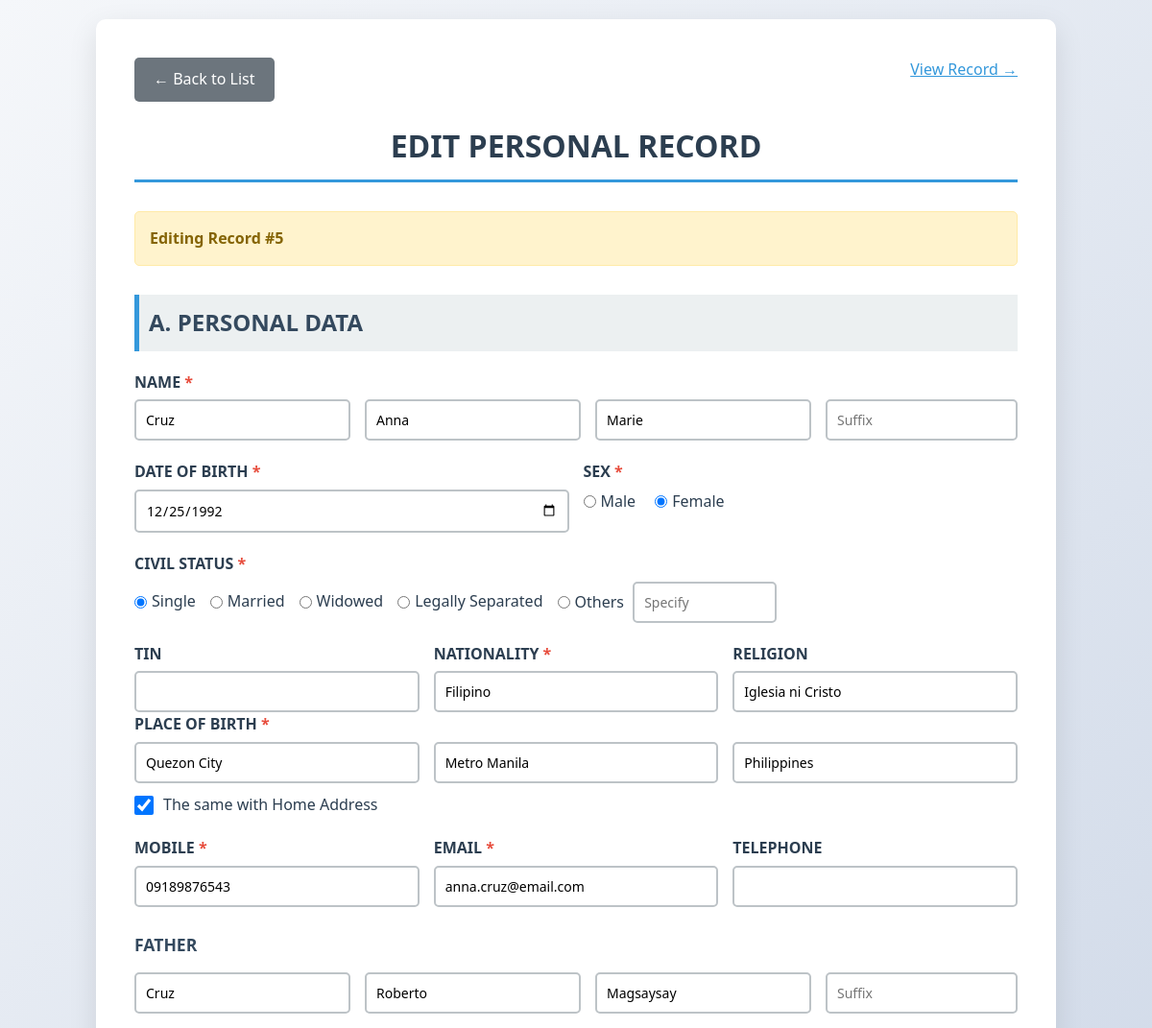
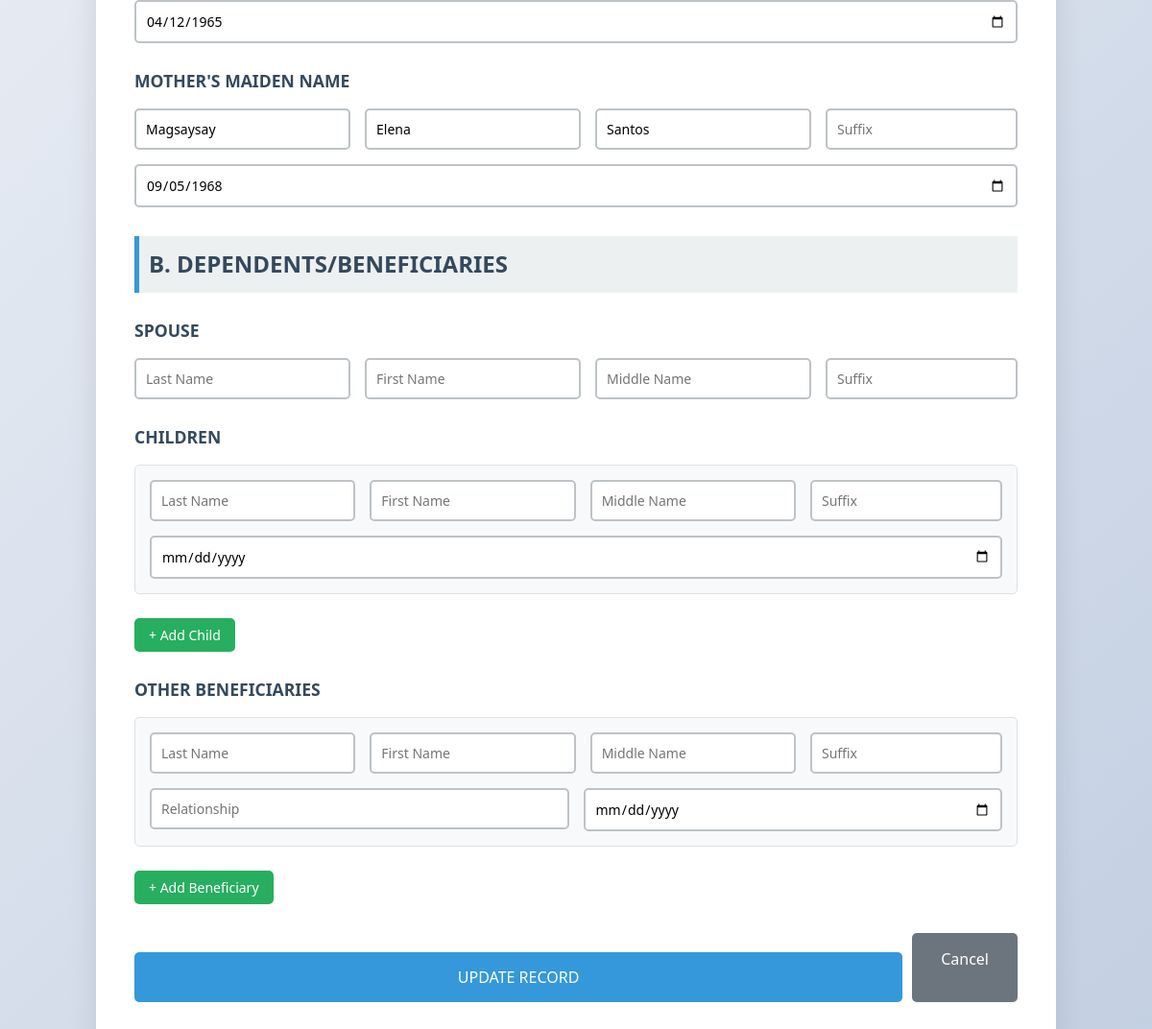
/edit.php?id=5, run on the app's committed database (2 pictures, top to bottom).
### tables this page shows
CREATE TABLE `personal_data` (
  `id` int(11) NOT NULL,
  `last_name` varchar(100) NOT NULL,
  `first_name` varchar(100) NOT NULL,
  `middle_name` varchar(100) DEFAULT NULL,
  `suffix` varchar(20) DEFAULT NULL,
  `dob` date NOT NULL,
  `sex` enum('Male','Female') NOT NULL,
  `civil_status` varchar(50) NOT NULL,
  `civil_status_other` varchar(100) DEFAULT NULL,
  `tin` varchar(50) DEFAULT NULL,
  `nationality` varchar(100) NOT NULL,
  `religion` varchar(100) DEFAULT NULL,
  `pob_city_municipality` varchar(100) NOT NULL,
  `pob_province` varchar(100) DEFAULT NULL,
  `pob_country` varchar(100) DEFAULT 'Philippines',
  `birth_same_as_home` tinyint(1) DEFAULT 0,
  `home_address` text DEFAULT NULL,
  `mobile` varchar(20) NOT NULL,
  `email` varchar(100) NOT NULL,
  `telephone` varchar(50) DEFAULT NULL,
  `father_last_name` varchar(100) DEFAULT NULL,
  `father_first_name` varchar(100) DEFAULT NULL,
  `father_middle_name` varchar(100) DEFAULT NULL,
  `father_suffix` varchar(20) DEFAULT NULL,
  `father_dob` date DEFAULT NULL,
  `mother_last_name` varchar(100) DEFAULT NULL,
  `mother_first_name` varchar(100) DEFAULT NULL,
  `mother_middle_name` varchar(100) DEFAULT NULL,
  `mother_suffix` varchar(20) DEFAULT NULL,
  `mother_dob` date DEFAULT NULL,
  `created_at` timestamp NOT NULL DEFAULT current_timestamp()
);

### edit.php (the view, shortened to what the rows shown need)
<?php
require_once 'functions.php';
$id = isset($_GET['id']) ? intval($_GET['id']) : 0;
$record = getRecordById($id);
?>
<!DOCTYPE html>
<html lang="en">
<head>
    <link rel="stylesheet" href="css/style.css">
</head>
<body>
    <div class="container">
        <h1>EDIT PERSONAL RECORD</h1>
        <form id="personalDataForm" method="POST" novalidate>
            <h2>A. PERSONAL DATA</h2>
            <div class="form-group">
                <div class="row">
                    <div class="col">
                        <input type="text" name="last_name" id="last_name" value="<?php echo htmlspecialchars($record['last_name']); ?>" placeholder="Last Name">
                    </div>
                    <div class="col">
                        <input type="text" name="first_name" id="first_name" value="<?php echo htmlspecialchars($record['first_name']); ?>" placeholder="First Name">
                    </div>
                    <div class="col">
                        <input type="text" name="middle_name" value="<?php echo htmlspecialchars($record['middle_name']); ?>" placeholder="Middle Name">
                    </div>
                </div>
            </div>
            <div class="row">
                <div class="col">
                    <div class="form-group">
                        <label class="required">DATE OF BIRTH</label>
                        <input type="date" name="dob" id="dob" value="<?php echo $record['dob']; ?>">
                    </div>
                </div>
                <div class="col">
                    <div class="form-group">
                        <div class="radio-group">
                            <div class="radio-item">
                                <input type="radio" name="sex" id="sex_male" value="Male" <?php echo ($record['sex'] == 'Male') ? 'checked' : ''; ?>>
                                <label for="sex_male" style="margin: 0; font-weight: normal;">Male</label>
                            </div>
                            <div class="radio-item">
                                <input type="radio" name="sex" id="sex_female" value="Female" <?php echo ($record['sex'] == 'Female') ? 'checked' : ''; ?>>
                                <label for="sex_female" style="margin: 0; font-weight: normal;">Female</label>
                            </div>
                        </div>
                    </div>
                </div>
            </div>
            <div class="form-group">
                <div class="civil-status-options">
                    <?php $statuses = ['Single', 'Married', 'Widowed', 'Legally Separated', 'Others']; ?>
                    <?php foreach ($statuses as $status): ?>
                        <div class="radio-item">
                            <input type="radio" name="civil_status" value="<?php echo $status; ?>" id="cs_<?php echo strtolower(str_replace(' ', '_', $status)); ?>"
                                <?php echo ($record['civil_status'] == $status) ? 'checked' : ''; ?>>
                            <label for="cs_<?php echo strtolower(str_replace(' ', '_', $status)); ?>" style="margin: 0; font-weight: normal;">
                                <?php echo $status; ?>
                                <?php if ($status == 'Others'): ?>
                                    <input type="text" name="civil_status_other" value="<?php echo htmlspecialchars($record['civil_status_other']); ?>" style="width: 150px; margin-left: 5px;" placeholder="Specify">
                                <?php endif; ?>
                            </label>
                        </div>
                    <?php endforeach; ?>
                </div>
            </div>
            <div class="row">
                <div class="col">
                    <label class="required">NATIONALITY</label>
                    <input type="text" name="nationality" id="nationality" value="<?php echo htmlspecialchars($record['nationality']); ?>">
                </div>
                <div class="col">
                    <label>RELIGION</label>
                    <input type="text" name="religion" value="<?php echo htmlspecialchars($record['religion']); ?>">
                </div>
            </div>
            <div class="form-group">
                <div class="row">
                    <div class="col">
                        <input type="text" name="pob_city_municipality" id="pob_city_municipality" value="<?php echo htmlspecialchars($record['pob_city_municipality']); ?>" placeholder="City/Municipality">
                    </div>
                    <div class="col">
                        <input type="text" name="pob_province" id="pob_province" value="<?php echo htmlspecialchars($record['pob_province']); ?>" placeholder="Province">
                    </div>
                    <div class="col">
                        <input type="text" name="pob_country" value="<?php echo htmlspecialchars($record['pob_country']); ?>" placeholder="Country">
                    </div>
                </div>
                <div class="checkbox-group">
                    <input type="checkbox" id="same_as_home" name="same_as_home" value="1" <?php echo $record['birth_same_as_home'] ? 'checked' : ''; ?>>
                    <label for="same_as_home" style="margin: 0; font-weight: normal;">The same with Home Address</label>
                </div>
            </div>
            <div class="row">
                <div class="col">
                    <label class="required">MOBILE</label>
                    <input type="tel" name="mobile" id="mobile" value="<?php echo htmlspecialchars($record['mobile']); ?>">
                </div>
                <div class="col">
                    <label class="required">EMAIL</label>
                    <input type="email" name="email" id="email" value="<?php echo htmlspecialchars($record['email']); ?>">
                </div>
            </div>
            <div class="row">
                <div class="col"><input type="text" name="father_last_name" value="<?php echo htmlspecialchars($record['father_last_name']); ?>" placeholder="Last Name"></div>
                <div class="col"><input type="text" name="father_first_name" value="<?php echo htmlspecialchars($record['father_first_name']); ?>" placeholder="First Name"></div>
                <div class="col"><input type="text" name="father_middle_name" value="<?php echo htmlspecialchars($record['father_middle_name']); ?>" placeholder="Middle Name"></div>
                <div class="col"><input type="date" name="father_dob" value="<?php echo $record['father_dob']; ?>"></div>
            </div>
            <div class="row">
                <div class="col"><input type="text" name="mother_last_name" value="<?php echo htmlspecialchars($record['mother_last_name']); ?>" placeholder="Last Name"></div>
                <div class="col"><input type="text" name="mother_first_name" value="<?php echo htmlspecialchars($record['mother_first_name']); ?>" placeholder="First Name"></div>
                <div class="col"><input type="text" name="mother_middle_name" value="<?php echo htmlspecialchars($record['mother_middle_name']); ?>" placeholder="Middle Name"></div>
                <div class="col"><input type="date" name="mother_dob" value="<?php echo $record['mother_dob']; ?>"></div>
            </div>
            <h2>B. DEPENDENTS/BENEFICIARIES</h2>
        </form>
    </div>
</body>
</html>

### data on the page
personal_data: last_name "Cruz", first_name "Anna", middle_name "Marie", dob "12/25/1992", sex "☐ Male", sex "☑ Female", civil_status "☑ Single", civil_status "☐ Married", civil_status "☐ Widowed", civil_status "☐ Legally Separated", civil_status "☐ Others", nationality "Filipino", religion "Iglesia ni Cristo", pob_city_municipality "Quezon City", pob_province "Metro Manila", pob_country "Philippines", birth_same_as_home "☑", mobile "09189876543", email "anna.cruz@email.com", father_last_name "Cruz", father_first_name "Roberto", father_middle_name "Magsaysay", father_dob "04/12/1965", mother_last_name "Magsaysay", mother_first_name "Elena", mother_middle_name "Santos", mother_dob "09/05/1968"

### other printed values
$id "5"
$status "Single"
$status "Married"
$status "Widowed"
$status "Legally Separated"
$status "Others"
